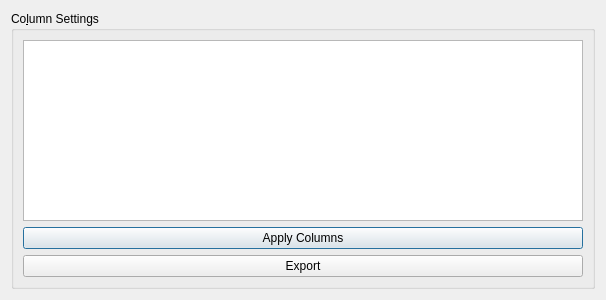
<?xml version="1.0" encoding="UTF-8"?>
<ui version="4.0">
 <class>Syllabus</class>
 <widget class="QDialog" name="Syllabus">
  <property name="geometry">
   <rect>
    <x>0</x>
    <y>0</y>
    <width>606</width>
    <height>300</height>
   </rect>
  </property>
  <property name="sizePolicy">
   <sizepolicy hsizetype="MinimumExpanding" vsizetype="Preferred">
    <horstretch>0</horstretch>
    <verstretch>0</verstretch>
   </sizepolicy>
  </property>
  <property name="windowTitle">
   <string>Syllabus</string>
  </property>
  <layout class="QHBoxLayout" name="horizontalLayout">
   <item>
    <widget class="QGroupBox" name="groupBox">
     <property name="sizePolicy">
      <sizepolicy hsizetype="Preferred" vsizetype="Preferred">
       <horstretch>20</horstretch>
       <verstretch>0</verstretch>
      </sizepolicy>
     </property>
     <property name="title">
      <string>Co&amp;lumn Settings</string>
     </property>
     <property name="checkable">
      <bool>false</bool>
     </property>
     <layout class="QVBoxLayout" name="verticalLayout">
      <item>
       <widget class="QTreeView" name="col_tree">
        <property name="sizePolicy">
         <sizepolicy hsizetype="Preferred" vsizetype="Expanding">
          <horstretch>0</horstretch>
          <verstretch>0</verstretch>
         </sizepolicy>
        </property>
       </widget>
      </item>
      <item>
       <widget class="QPushButton" name="apply_col_settings">
        <property name="sizePolicy">
         <sizepolicy hsizetype="Preferred" vsizetype="Fixed">
          <horstretch>0</horstretch>
          <verstretch>0</verstretch>
         </sizepolicy>
        </property>
        <property name="toolTip">
         <string>Apply column selections to tree</string>
        </property>
        <property name="text">
         <string>Apply Columns</string>
        </property>
        <property name="checkable">
         <bool>false</bool>
        </property>
       </widget>
      </item>
      <item>
       <widget class="QPushButton" name="export_btn">
        <property name="toolTip">
         <string>Export current data to CSV file</string>
        </property>
        <property name="text">
         <string>Export</string>
        </property>
       </widget>
      </item>
     </layout>
    </widget>
   </item>
  </layout>
 </widget>
 <resources/>
 <connections/>
</ui>
